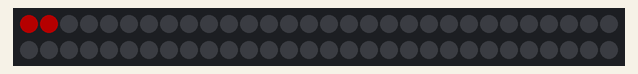
Recording of a sketch running on a simulated Arduino Uno, built with avr-gcc and run on an emulated ATmega328P. Parts: 60 RGB LEDs in strip order, left to right, continuing on the next row. Dim RGB values are drawn brighter than linear.

Above: at 0.13 s.
At 5.38 s:
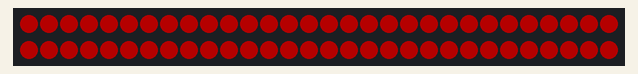
At 10.82 s:
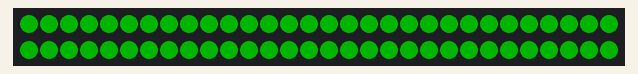
At 19.96 s:
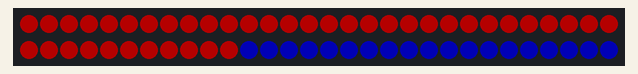
At 29.92 s:
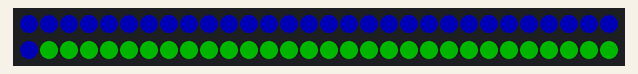
At 39.88 s:
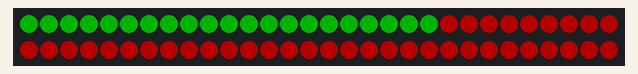

The sketch:

lights-neopixels.ino
```cpp
#include <Adafruit_NeoPixel.h>

const int DATA_PIN = 10;  // pin on FLORA
const int PIXEL_NUM = 60; // number of neopixels in chain

const int BRIGHTNESS = 64;
const int WAIT = 600; // delay transitioning colors

Adafruit_NeoPixel strip = Adafruit_NeoPixel(PIXEL_NUM, DATA_PIN, NEO_GRB + NEO_KHZ800);

void setup() {
  pinMode(DATA_PIN, INPUT);
  digitalWrite(DATA_PIN, HIGH);
  strip.begin();
  strip.setBrightness(BRIGHTNESS);
}

void loop() {
  colorWipe(strip.Color(255, 0, 0), WAIT); // Red
  colorWipe(strip.Color(0, 255, 0), WAIT); // Green
  colorWipe(strip.Color(0, 0, 255), WAIT); // Blue
}

// Fill the neopixels one after the other with a color
void colorWipe(uint32_t c, uint8_t wait) {
  for(uint16_t i=0; i<strip.numPixels(); i++) {
    strip.setPixelColor(i, c);
    strip.show();
    delay(wait);
  }
}
```
